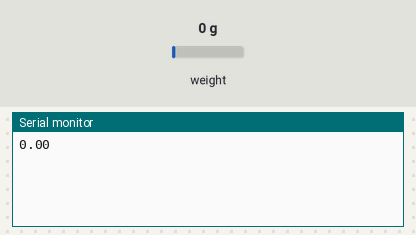
Simulated run of this sketch. Board: Arduino Uno, built with avr-gcc and run on an emulated ATmega328P. Parts: the last lines printed to the serial monitor. The test bench sets the inputs (shaded band); at power-on: weight on the scale 0 g.

Above: at 1.2 s.
1.3 s: weight on the scale set to 100 g
At 2.6 s:
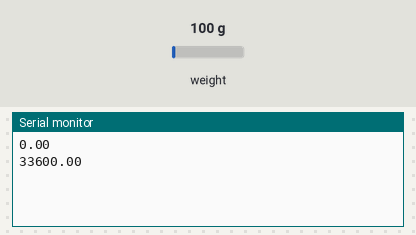
2.8 s: weight on the scale set to 1250 g
At 3.8 s:
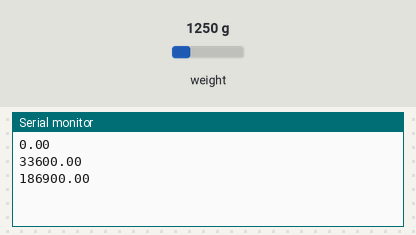
Timing chart, 0 to 5.8 s (numbered marks = the images above; inputs shaded):
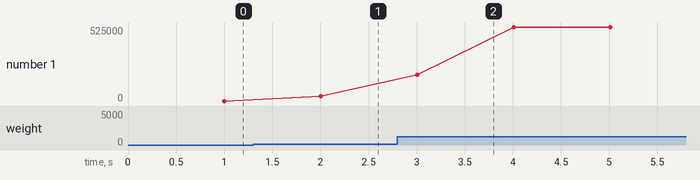

Measured:
- after the input at 1.3 s, the serial monitor: prints a new line after 0.70 s (image 1)
- after the input at 2.8 s, the serial monitor: prints a new line after 0.21 s (image 2)
- plotted number 1: 0 → 33600 after the input at 1.3 s, 33600 → 525000 after the input at 2.8 s

The sketch:

HX711c.ino
```cpp
#include <HX711.h> // 包含库的头文件


#define datapin 8
#define clockpin 9


HX711 hx(clockpin, datapin,128); // 数据接脚定义
// HX711 hx(Clock, Datain); // 数据接脚定义


void setup() {

  Serial.begin(9600);

}


void loop()

{

  double sum = 0;    // 为了减小误差，一次取出10个值后求平均值。

  for (int i = 0; i < 10; i++) // 循环的越多精度越高，当然耗费的时间也越多

    sum += hx.read();  // 累加

  Serial.println(sum/10); // 求平均值进行均差

}
```
